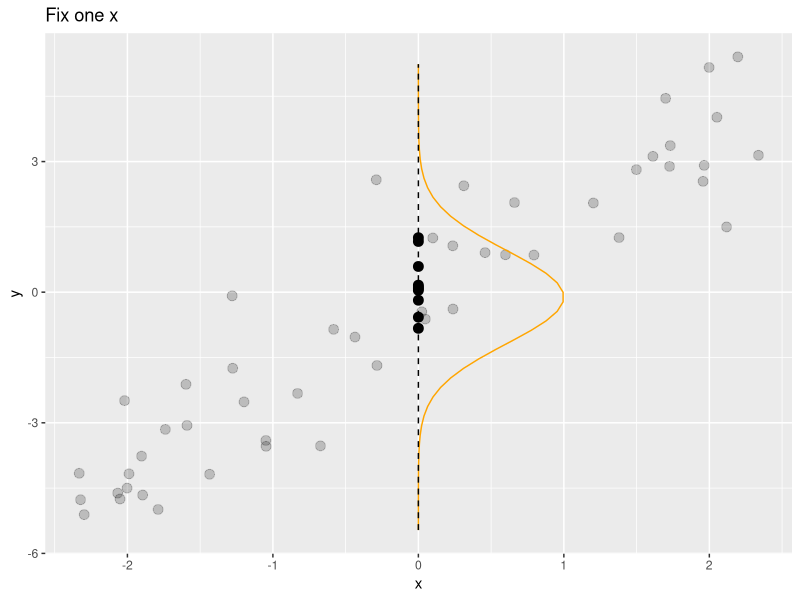
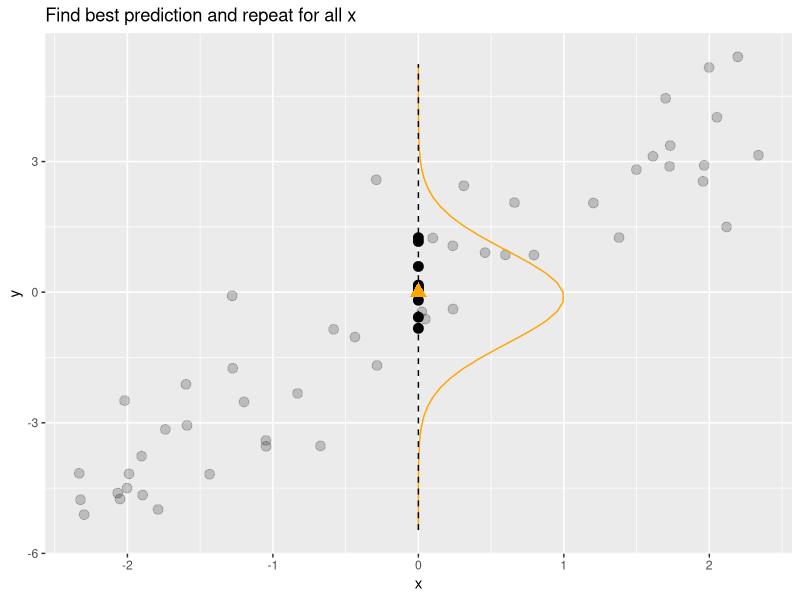
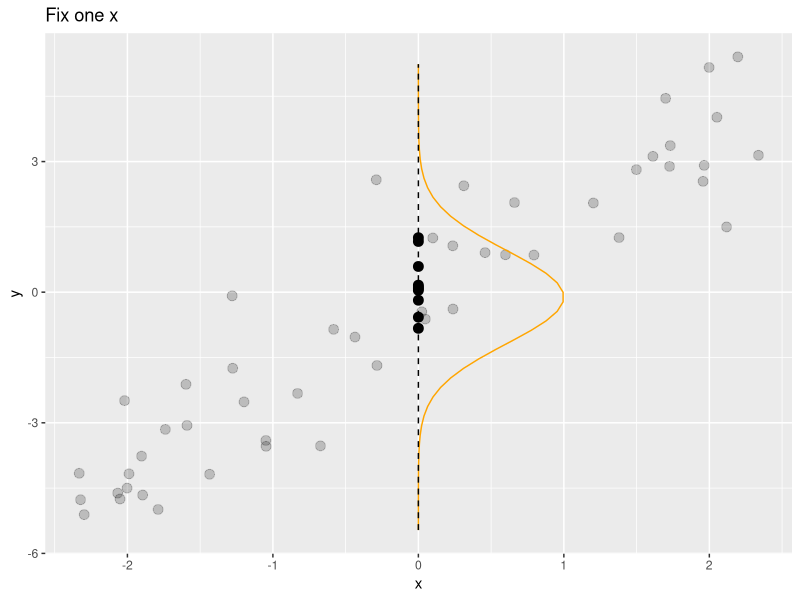
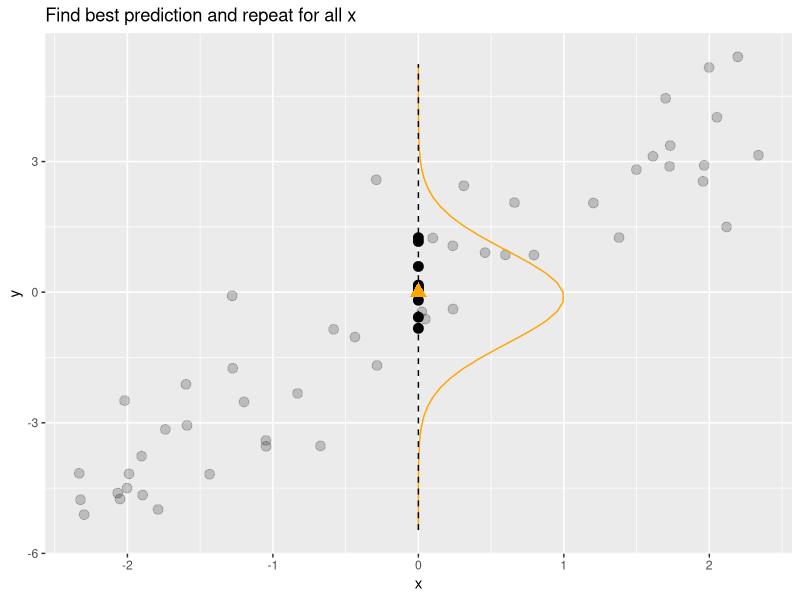

The R script that drew these images, in order:

library(ggplot2)

df = data.frame(x = runif(50, -2.5, 2.5), type = FALSE)
df = rbind(df, data.frame(x = rep(0, 10), type = TRUE))

df$y = 2 * df$x + rnorm(60)

lm_fit = lm(data = df, y ~ x)

k <- 5
sigma <- sigma(lm_fit)
ab <- coef(lm_fit); a <- ab[1]; b <- ab[2]

x <- seq(-k*sigma, k*sigma, length.out = 50)
y <- dnorm(x, 0, sigma)/dnorm(0, 0, sigma) * 1

x0 <- 0
y0 <- a+b*x0
path1 <- data.frame(x = y + x0, y = x + y0)
segment1 <- data.frame(x = x0, y = y0 - k*sigma, xend = x0, yend = y0 + k*sigma)

p = ggplot() + geom_point(data = df[!df$type, ], aes(x = x, y = y), alpha = 0.2, size = 3)
p = p + geom_point(data = df[df$type, ], aes(x = x, y = y), size = 3) + ggtitle("Fix one x")
p = p + geom_path(data = path1, aes(x = x, y = y), color = "orange") 
p = p + geom_segment(aes(x=x,y=y,xend=xend,yend=yend), data = segment1, lty = 2) 
p

ggsave("../figure/optimal_pointwise_1.png", width = 4, height = 3)


p = p + geom_point(aes(x = 0, y = 0), colour = "orange", size = 4, shape = 17)
p = p + ggtitle("Find best prediction and repeat for all x")
p

ggsave("../figure/optimal_pointwise_2.png", width = 4, height = 3)
